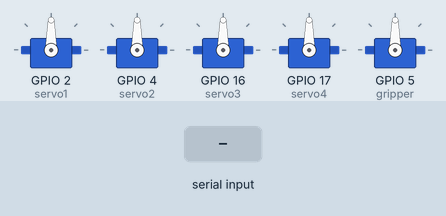
Simulated run of this sketch. Board: ESP32. On the bench: 5 × servo. The test bench sets the inputs (shaded band).

Above: at 1.2 s.
1.3 s: "a" received over Serial
At 2.4 s:
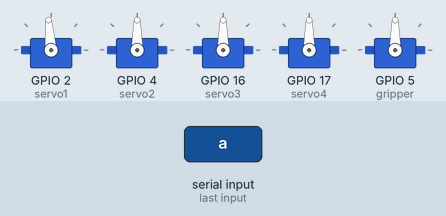
2.8 s: "a" received over Serial
At 3.4 s:
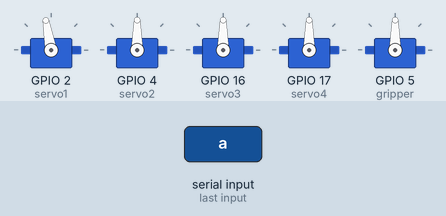
4.3 s: "z" received over Serial
At 5.7 s:
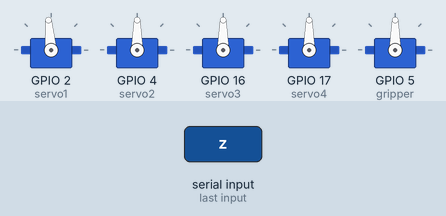
Timing chart, 0 to 7.3 s (numbered marks = the images above; inputs shaded):
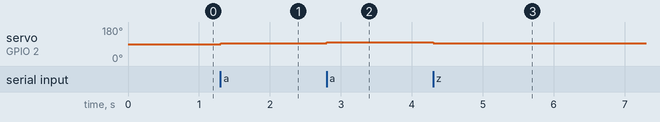

The sketch:

Serial_robot_arm.ino
```cpp
#include <ESP32Servo.h>


// Create servo objects for each degree of freedom
Servo servo1, servo2, servo3, servo4, gripper;

// Initial positions for servos
int pos1 = 90, pos2 = 90, pos3 = 90, pos4 = 90, gripperPos = 90;

// Step size for each increment or decrement
const int stepSize = 5;

void setup() {
  Serial.begin(115200); // Serial communication setup

  // Attach the servos to their respective pins
  servo1.attach(2);    // Attach servo1 to pin 12
  servo2.attach(4);    // Attach servo2 to pin 13
  servo3.attach(16);    // Attach servo3 to pin 14
  servo4.attach(17);    // Attach servo4 to pin 15
  gripper.attach(5);   // Attach gripper to pin 16

  // Initialize all servos to their default positions
  updateAllServos();
}

void loop() {
  // Check if there's incoming data from serial
  if (Serial.available() > 0) {
    char command = Serial.read(); // Read the incoming command

    // Process the command to adjust servo positions
    processCommand(command);

    // Update the servos after receiving a new command
    updateAllServos();
  }

  // Continuously update servos in case of mechanical drift
  maintainServoPositions();
  delay(10); // Small delay to avoid excessive CPU usage
}

// Function to process incoming commands and adjust servo positions
void processCommand(char command) {
  switch (command) {
    case 'a': pos1 = constrain(pos1 + stepSize, 0, 180); break; // Servo 1 up
    case 'z': pos1 = constrain(pos1 - stepSize, 0, 180); break; // Servo 1 down
    case 'e': pos2 = constrain(pos2 + stepSize, 0, 180); break; // Servo 2 up
    case 'r': pos2 = constrain(pos2 - stepSize, 0, 180); break; // Servo 2 down
    case 't': pos3 = constrain(pos3 + stepSize, 0, 180); break; // Servo 3 up
    case 'y': pos3 = constrain(pos3 - stepSize, 0, 180); break; // Servo 3 down
    case 'u': pos4 = constrain(pos4 + stepSize, 0, 180); break; // Servo 4 up
    case 'i': pos4 = constrain(pos4 - stepSize, 0, 180); break; // Servo 4 down
    case 'o': gripperPos = constrain(gripperPos + stepSize, 0, 180); break; // Gripper open
    case 'p': gripperPos = constrain(gripperPos - stepSize, 0, 180); break; // Gripper close
  }
}

// Function to update all servos to their respective positions
void updateAllServos() {
  servo1.write(pos1);
  servo2.write(pos2);
  servo3.write(pos3);
  servo4.write(pos4);
  gripper.write(gripperPos);
}

// Function to maintain current positions (helpful for torque handling)
void maintainServoPositions() {
  servo1.write(pos1);
  servo2.write(pos2);
  servo3.write(pos3);
  servo4.write(pos4);
  gripper.write(gripperPos);
}
```

Measured:
- after the input at 1.3 s, servo on GPIO 2 (servo1): 90° → 95° at once
- after the input at 2.8 s, servo on GPIO 2 (servo1): 95° → 100° at once
- after the input at 4.3 s, servo on GPIO 2 (servo1): 100° → 95° at once
